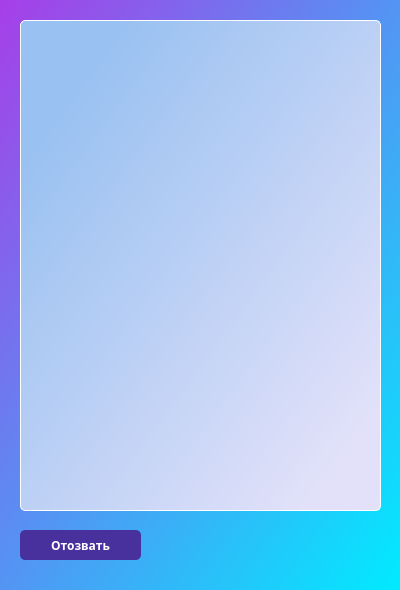
<?xml version="1.0" encoding="UTF-8"?>
<ui version="4.0">
 <class>Friends_out</class>
 <widget class="QDialog" name="Friends_out">
  <property name="geometry">
   <rect>
    <x>0</x>
    <y>0</y>
    <width>400</width>
    <height>590</height>
   </rect>
  </property>
  <property name="windowTitle">
   <string>Dialog</string>
  </property>
  <property name="styleSheet">
   <string notr="true">background-color: qlineargradient(spread:pad, x1:0, y1:0, x2:1, y2:1, stop:0 rgba(167, 62, 231, 255), stop:1 rgba(0, 235, 255, 255));
</string>
  </property>
  <widget class="QListWidget" name="listWidget">
   <property name="geometry">
    <rect>
     <x>20</x>
     <y>20</y>
     <width>361</width>
     <height>491</height>
    </rect>
   </property>
   <property name="styleSheet">
    <string notr="true">border: 1px solid #ffffff;
border-radius: 5px;
background-color: qlineargradient(spread:pad, x1:0, y1:0, x2:1, y2:1, stop:0.140704 rgba(153, 193, 241, 255), stop:0.894472 rgba(226, 225, 249, 255));</string>
   </property>
  </widget>
  <widget class="QPushButton" name="cancel_request">
   <property name="geometry">
    <rect>
     <x>20</x>
     <y>530</y>
     <width>121</width>
     <height>30</height>
    </rect>
   </property>
   <property name="minimumSize">
    <size>
     <width>0</width>
     <height>30</height>
    </size>
   </property>
   <property name="font">
    <font>
     <family>Play</family>
     <bold>true</bold>
    </font>
   </property>
   <property name="styleSheet">
    <string notr="true">QPushButton {
	background-color: rgb(72, 49, 157);
	border-radius: 5px;
	color: rgb(255, 255, 255);

}

QPushButton:hover {
	background-color: rgba(102, 64, 191, 169);
	border-radius: 5px;
	color: rgb(255, 255, 255);
	
}
</string>
   </property>
   <property name="text">
    <string>Отозвать</string>
   </property>
  </widget>
 </widget>
 <resources/>
 <connections/>
</ui>
